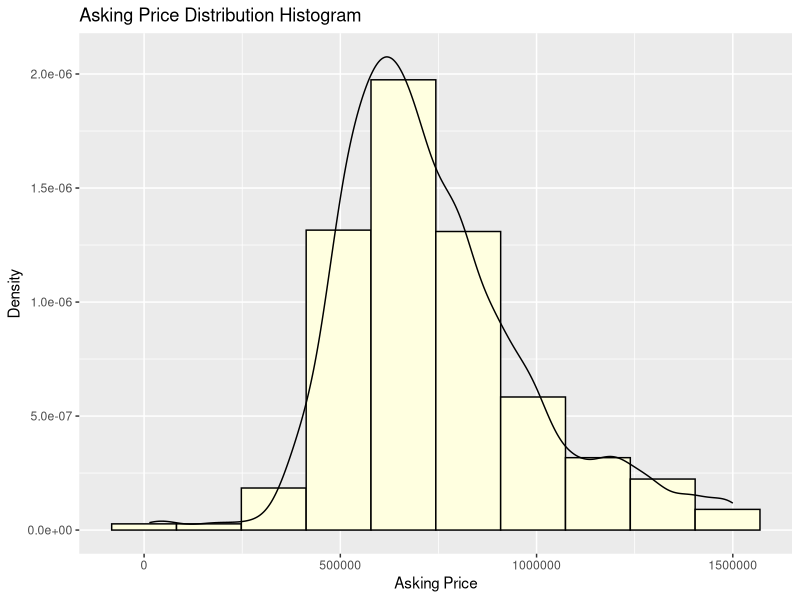

Recreate this plot in R.
## ---- chunk 1
knitr::opts_chunk$set(echo = TRUE)

#Import needed packages using the function "library"
library(tidyverse)
library(here)

#Load the original data set
data <-
  read_csv(here::here("inputs/data/toronto.csv"))
## ---- chunk 2
#Check some basic characteristics of the original data using functions "glimpse", "colnames"
glimpse(data)
colnames(data)

## ---- chunk 3
#Select home type that is Condo, and response variable = sale offer asking prices,for my selected topic : What is affecting the Condo Asking Price in Toronto?
#Create a single measurement for location as distance to downtown using CN Tower (latitude = 43.642567,-79.387054) as the benchmark, transform degree to km -> *110
#bedrooms, bathrooms, parking spots transformed
#Reverse select variables that are inapplicable for our topic or it is inapplicable to perform a multiple linear regression model

data_cleaned <- data %>%
  filter(home_type == "Condo", 
         offer == "Sale",
         asking_price <= 1.5e6)%>%
  mutate(distance_to_dt = sqrt((latitude-43.642567)^2+(longitude+79.387054)^2)*110, 
         has_locker= as.logical(has_locker),
         bedrooms=bedrooms/sqft_max,
         bathrooms=bathrooms/sqft_max,
         parking_spots=parking_spots/sqft_max) %>%
  dplyr::select(
    !c(date_available,
      date_available_period,
      exposure,
      outdoor_space,
      created_at,
      source_timestamp,
      slogan,
      amenities,
      tags,
      title_to_land,
      filter_type,
      filter_value,
      type,
      subtitle,
      open_houses,
      `_geoloc`,
      objectID,
      `_highlightResult`,
      mls_number,
      coordinates_source,
      coordinates_geohash,
      title,
      sub_type,
      status,
      banner_id,
      property_class,
      property_type,
      unit_name,
      unit_number,
      corporation_jurisdiction,
      corporation_number,
      advertise_permission,
      featured,
      exclusive,
      promoted,
      building_id,
      building_age,
      address_id,
      street_id,
      neighbourhood_id,
      neighbourhood_name,
      latitude,
      longitude,
      locality_id,
      locality_name,
      locality_parent_id,
      locality_parent_name,
      locality_grandparent_id,
      locality_grandparent_name,
      province_id,
      province_name,
      country_id,
      country_name,
      url,
      tax,
      tax_year,
      bedrooms_plus,
      bed_type,
      sqft_source,
      lot_size,
      lot_front,
      lot_depth,
      pin_to_front,
      ranking,
      photo_version,
      photo_base_url,
      furnished_id,
      property_class_name,
      entry_date,
      entry_date_unix,
      street_name,
      brokerage,
      brokerage_id,
      brokerage_name,
      sublocality_id,
      sublocality_name
    )
  )
  
factors <- NULL

for (i in colnames(data_cleaned)) {
    if (class(data_cleaned[[i]]) == "character") {
      factors = c(factors, i)
    }
}

data_cleaned%>%
  write_csv(here::here("inputs/data/cleaned.csv"))
## ---- chunk 4
Price <- data_cleaned %>%  
  ggplot(aes(x = asking_price)) +
  geom_histogram(aes(y=..density..), bins=10, colour = "black", fill = "light yellow") + 
   labs(title = "Asking Price Distribution Histogram",
        x = "Asking Price",
        y = "Density")+
  geom_density()
Price

#Not perfectly Normal, slightly skewed, but it is unimodal and good enough to proceed
